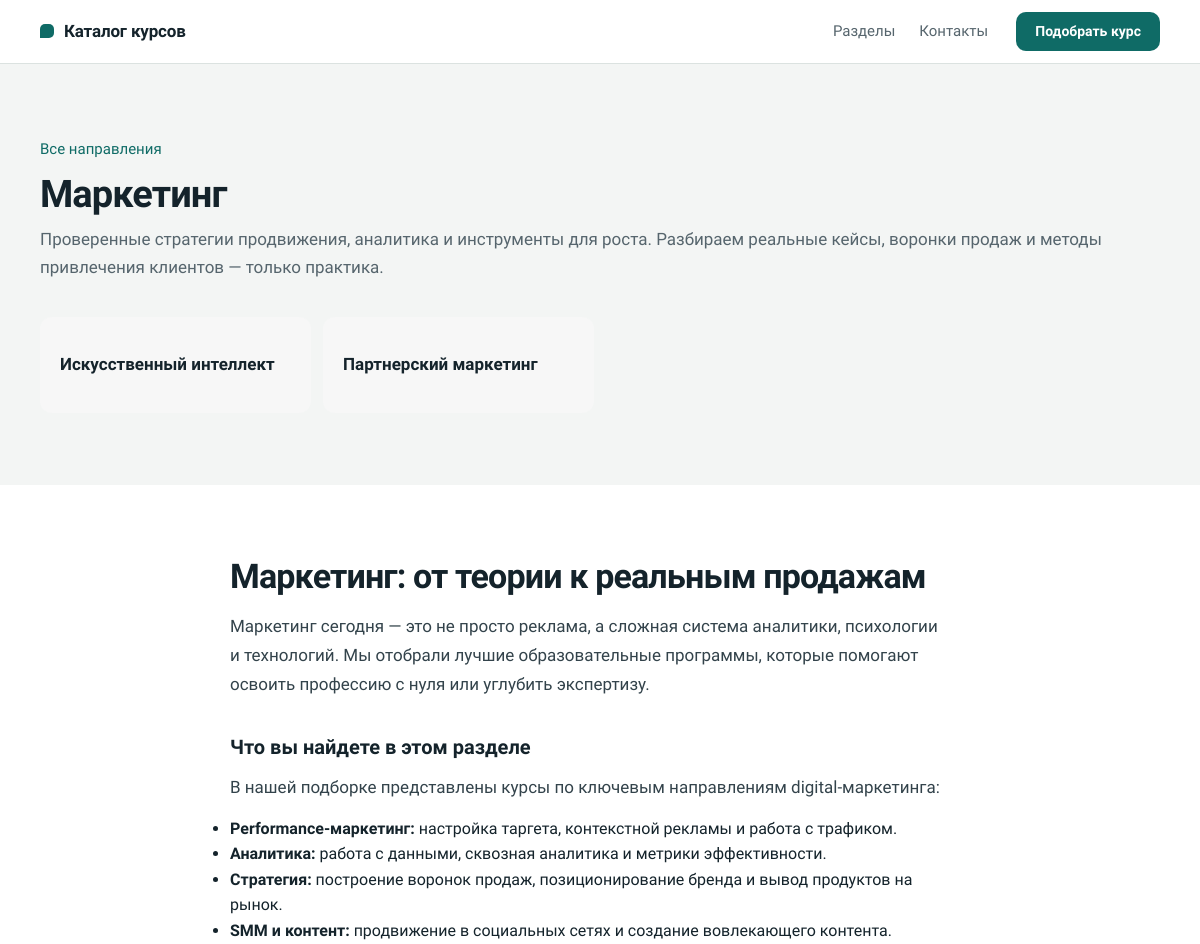
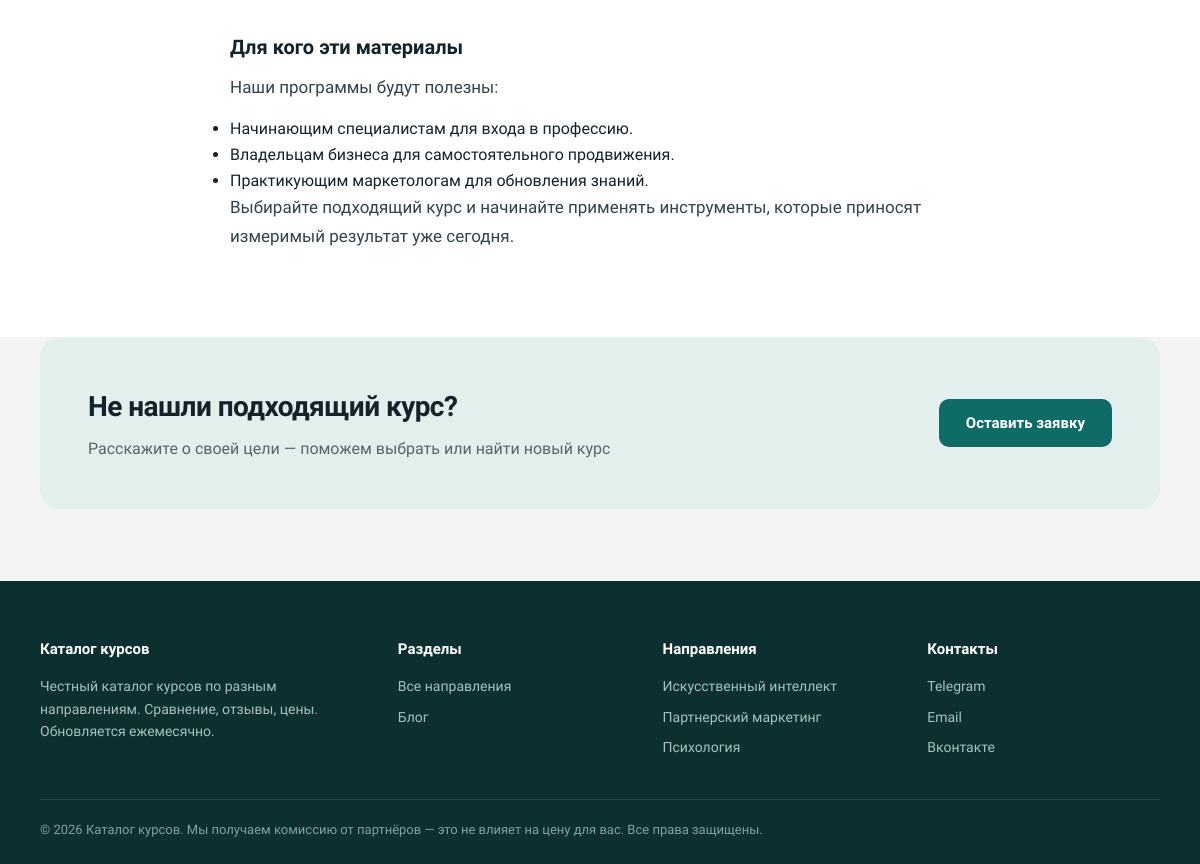
Page /marketing/ on the committed database (2 pictures, top to bottom).
### refy/models.py (models this page shows, shortened)
class Category(models.Model):
    title = models.CharField('Название', max_length=120)
    slug = models.SlugField(unique=True)
    summary = models.CharField('Краткое описание', max_length=200, blank=True)
    seo_title = models.CharField(max_length=160, blank=True)
    seo_description = models.CharField(max_length=300, blank=True)
    seo_text = models.TextField('SEO-текст (HTML)', blank=True)
    position = models.PositiveIntegerField('Порядок', default=0)
    is_active = models.BooleanField('Показывать', default=True)
    class Meta:
        ordering = ['position', 'title']
        verbose_name = 'Главный раздел'
        verbose_name_plural = 'Главные разделы'

class Section(models.Model):
    category = models.ForeignKey(Category, related_name='sections', null=True,
                                 on_delete=models.PROTECT,
                                 verbose_name='Главный раздел')
    title = models.CharField('Название', max_length=120)
    slug = models.SlugField(unique=True)
    summary = models.CharField('Краткое описание', max_length=200, blank=True)
    icon = models.FileField('Иконка', upload_to='refy/icons/', blank=True)
    seo_title = models.CharField(max_length=160, blank=True)
    seo_description = models.CharField(max_length=300, blank=True)
    seo_text = models.TextField('SEO-текст (HTML)', blank=True)
    position = models.PositiveIntegerField('Порядок', default=0)
    is_active = models.BooleanField('Показывать', default=True)
    class Meta:
        ordering = ['position', 'title']
        verbose_name = 'Раздел'
        verbose_name_plural = 'Разделы'
    def get_absolute_url(self):
        if self.category_id:
            return reverse('refy:section', args=[self.category.slug, self.slug])
        return reverse('refy:home')

### refy/views.py (the view)
# urls.py: path('<slug:category_slug>/', views.category, name='category'),
def category(request, category_slug):
    obj = Category.objects.filter(slug=category_slug, is_active=True).first()
    if obj is None:
        old = (Section.objects.filter(slug=category_slug, is_active=True, category__is_active=True)
               .select_related('category').first())
        if old:
            return redirect(old.get_absolute_url(), permanent=True)
        raise Http404
    return render(request, 'refy/category.html', {
        'category': obj,
        'sections': obj.sections.filter(is_active=True),
    })

### refy/context_processors.py (called while the page is built)
def nav_sections(request):
    return {'nav_sections': Section.objects.filter(is_active=True)[:8]}

### refy/templates/refy/category.html (shortened to what this page needs)
{% extends 'refy/base.html' %}
{% block content %}
<section>
  <div class="container">
    <a class="crumb" href="{% url 'refy:home' %}#sections">Все направления</a>
    <h1 class="section-title">{{ category.title }}</h1>
    {% if category.summary %}<p class="section-sub">{{ category.summary }}</p>{% endif %}
    <div class="ptiles">
      {% for s in sections %}{% include 'refy/_section_tile.html' %}{% empty %}<p>Разделы скоро появятся.</p>{% endfor %}
    </div>
  </div>
</section>
{% if category.seo_text %}
<section class="alt">
  <div class="container narrow"><div class="seo-text">{{ category.seo_text|safe }}</div></div>
</section>
{% endif %}
{% include 'refy/_cta.html' %}
{% endblock %}

### refy/templates/refy/base.html (shortened to what this page needs)
{% load static %}<!DOCTYPE html>
<html lang="ru">
<head>
<link rel="stylesheet" href="{% static 'css/style.css' %}">
</head>
<body>
<header>
  <div class="container header-inner">
    <a href="{% url 'refy:home' %}" class="logo">Каталог курсов</a>
    <nav aria-label="Основное меню">
      <a href="{% url 'refy:home' %}#sections">Разделы</a>
      <a href="#contacts">Контакты</a>
    </nav>
    <a href="{% url 'refy:home' %}#sections" class="btn btn-primary btn-small hd-cta">Подобрать курс</a>
  </div>
</header>
{% block content %}{% endblock %}
<footer id="contacts">
  <div class="container">
    <div class="footer-grid">
      <div>
        <h4>Каталог курсов</h4>
        <p>Честный каталог курсов по разным направлениям. Сравнение, отзывы, цены. Обновляется ежемесячно.</p>
      </div>
      <div>
        <h4>Разделы</h4>
        <a href="{% url 'refy:home' %}#sections">Все направления</a>
        <a href="#">Блог</a>
      </div>
      <div>
        <h4>Направления</h4>
        {% for s in nav_sections %}<a href="{{ s.get_absolute_url }}">{{ s.title }}</a>{% endfor %}
      </div>
      <div>
        <h4>Контакты</h4>
        <a href="https://t.me/">Telegram</a>
        <a href="mailto:info@psihologiakursy.ru">Email</a>
        <a href="#">Вконтакте</a>
      </div>
    </div>
    <div class="footer-bottom">
      © {% now "Y" %} Каталог курсов. Мы получаем комиссию от партнёров — это не влияет на цену для вас. Все права защищены.
    </div>
  </div>
</footer>
</body>
</html>

### refy/templates/refy/_section_tile.html
<a class="ptile" href="{{ s.get_absolute_url }}">{% if s.icon %}<img src="{{ s.icon.url }}" alt="" width="56" height="56" loading="lazy">{% endif %}<span>{{ s.title }}</span></a>

### static/css/style.css (style rules this page uses)
:root { --bg:#f3f5f4;--ink:#14232b;--muted:#56656d;--line:#dbe2e0;--teal:#0f6b66;--teal-d:#0b524e;--tint:#e2efed;--deep:#0c2f30;--amber:#f0b33f }
* { margin:0;padding:0;box-sizing:border-box }
html { scroll-behavior:smooth;scroll-padding-top:72px }
body { font-family:'Onest',system-ui,-apple-system,'Segoe UI',sans-serif;color:var(--ink);background:var(--bg);line-height:1.6;-webkit-font-smoothing:antialiased }
.container { max-width:1160px;margin:0 auto;padding:0 20px }
.narrow { max-width:780px }
header { background:rgba(255,255,255,.94);backdrop-filter:blur(8px);border-bottom:1px solid var(--line);position:sticky;top:0;z-index:100 }
.header-inner { display:flex;align-items:center;gap:28px;padding-block:12px }
.logo { display:flex;align-items:center;gap:10px;font-weight:700;font-size:17px;color:var(--ink);text-decoration:none;letter-spacing:-.01em }
.logo::before { content:"";width:14px;height:14px;border-radius:5px 5px 5px 0;background:var(--teal) }
nav { display:flex;gap:24px;margin-left:auto;font-size:15px }
nav a { color:var(--muted);text-decoration:none;font-weight:500;padding:6px 0;transition:color .2s }
.btn { display:inline-flex;align-items:center;justify-content:center;gap:8px;padding:14px 26px;border:1.5px solid transparent;border-radius:10px;font-family:inherit;font-size:15px;font-weight:600;line-height:1.2;cursor:pointer;text-decoration:none;transition:background .2s,color .2s,border-color .2s }
.btn-primary { background:var(--teal);color:#fff }
.btn-small { padding:10px 18px;font-size:14px }
section { padding:72px 0 }
.alt { background:#fff }
.section-title { font-size:clamp(26px,3.4vw,38px);font-weight:800;letter-spacing:-.025em;line-height:1.15;margin-bottom:10px }
.section-sub { color:var(--muted);margin-bottom:36px;font-size:17px }
.seo-text { max-width:720px }
.seo-text h2 { font-size:clamp(26px,3.4vw,34px);font-weight:800;letter-spacing:-.025em;line-height:1.15;margin-bottom:16px }
.seo-text h3 { font-size:20px;font-weight:700;margin:32px 0 10px }
.seo-text p { margin-bottom:14px;color:#33434b;font-size:17px;line-height:1.7 }
footer { background:var(--deep);color:#a9c1be;padding:56px 0 24px;font-size:14px }
footer h4 { color:#fff;font-size:15px;font-weight:700;margin-bottom:14px }
footer a { display:block;color:#a9c1be;text-decoration:none;margin-bottom:8px }
.footer-grid { display:grid;grid-template-columns:1.4fr 1fr 1fr 1fr;gap:32px;margin-bottom:32px }
.footer-bottom { border-top:1px solid rgba(255,255,255,.12);padding-top:20px;font-size:13px;color:#86a19d }
.crumb { display:inline-block;margin-bottom:12px;color:var(--teal);text-decoration:none;font-weight:500;font-size:15px }
.ptiles { display:grid;grid-template-columns:repeat(auto-fill,minmax(240px,1fr));gap:12px }
.ptile { display:flex;align-items:center;gap:16px;min-height:96px;padding:16px 20px;background:#f7f7f7;border-radius:12px;color:var(--ink);font-weight:700;font-size:17px;line-height:1.25;text-decoration:none;transition:background .2s }

### rows in the picture
Category: title "Маркетинг", summary "Проверенные стратегии продвижения, аналитика и инструменты для роста. Разбираем реальные кейсы, воронки продаж и методы привлечения клиентов — только практика.", seo_text "Маркетинг: от теории к реальным продажам Маркетинг сегодня — это не просто реклама, а сложная система аналитики, психологии и технологий. Мы отобрали лучшие образовательные программы, которые помогают освоить профессию с нуля или углубить экспертизу. Что вы найдете в этом разделе В нашей подборке представлены курсы по ключевым направлениям digital-маркетинга: Performance-маркетинг: настройка таргета, контекстной рекламы и работа с трафиком. Аналитика: работа с данными, сквозная аналитика и метрики эффективности. Стратегия: построение воронок продаж, позиционирование бренда и вывод продуктов на рынок. SMM и контент: продвижение в социальных сетях и создание вовлекающего контента. Для кого…"
Section: title "Искусственный интеллект"
Section: title "Партнерский маркетинг"
Section: title "Психология"
